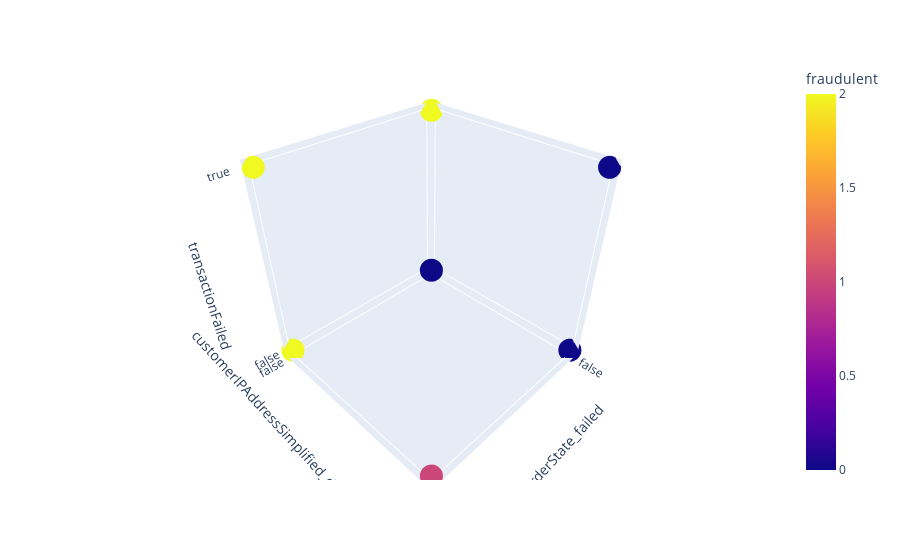

The code cell stored with this chart in its notebook:
### Code cell
# Usamos la maravilla de plotly
import plotly.express as px

fig = px.scatter_3d(d2, x='orderState_failed', y='customerIPAddressSimplified_digits_and_letters', z='transactionFailed', color='fraudulent')
fig.show()

### Figure 1 — Plotly figure (JSON) as saved in the notebook; plotly's stock layout.template omitted (floating-point values rounded to 4 significant figures; data arrays with more than 128 entries replaced by an {"elided": "..."} marker saying what was removed)
{"data": [{"hovertemplate": "orderState_failed=%{x}<br>customerIPAddressSimplified_digits_and_letters=%{y}<br>transactionFailed=%{z}<br>fraudulent=%{marker.color}<extra></extra>", "legendgroup": "", "marker": {"color": {"elided": "300 int values"}, "coloraxis": "coloraxis", "symbol": "circle"}, "mode": "markers", "name": "", "scene": "scene", "showlegend": false, "type": "scatter3d", "x": {"elided": "300 bool values"}, "y": {"elided": "300 bool values"}, "z": {"elided": "300 bool values"}}], "layout": {"coloraxis": {"colorbar": {"title": {"text": "fraudulent"}}, "colorscale": [[0, "#0d0887"], [0.1111, "#46039f"], [0.2222, "#7201a8"], [0.3333, "#9c179e"], [0.4444, "#bd3786"], [0.5556, "#d8576b"], [0.6667, "#ed7953"], [0.7778, "#fb9f3a"], [0.8889, "#fdca26"], [1, "#f0f921"]]}, "legend": {"tracegroupgap": 0}, "margin": {"t": 60}, "scene": {"domain": {"x": [0, 1], "y": [0, 1]}, "xaxis": {"title": {"text": "orderState_failed"}}, "yaxis": {"title": {"text": "customerIPAddressSimplified_digits_and_letters"}}, "zaxis": {"title": {"text": "transactionFailed"}}}}}
